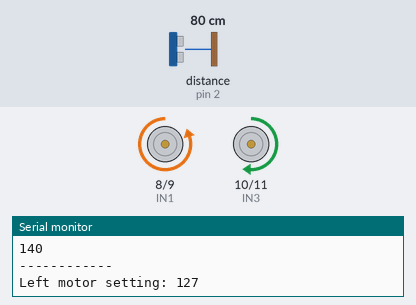
Recording of a sketch running on a simulated Arduino Uno, built with avr-gcc and run on an emulated ATmega328P. Shown: motor-driver pin pairs drawn as motors (green arrow = first pin HIGH = forward, orange = second pin HIGH = backward, longer = more drive, scaled by the enable pin), the last lines printed to the serial monitor. Wiring (inferred from the names in the program): ultrasonic range finder: trigger pin 4; echo pin 2. The test bench sets the inputs (shaded band); at power-on: distance to the obstacle (sensor on pin 2) 80 cm. The echo pulse lasts 58.3 µs per cm.

Above: at 1.2 s.
1.3 s: distance to the obstacle (sensor on pin 2) set to 31 cm
4.3 s: distance to the obstacle (sensor on pin 2) set to 29 cm
At 7.0 s:
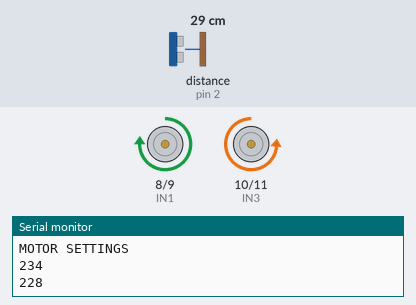
7.3 s: distance to the obstacle (sensor on pin 2) set to 2 cm
At 10.0 s:
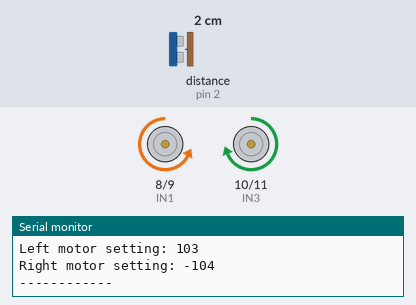
10.3 s: distance to the obstacle (sensor on pin 2) set to 4 cm
At 13.0 s:
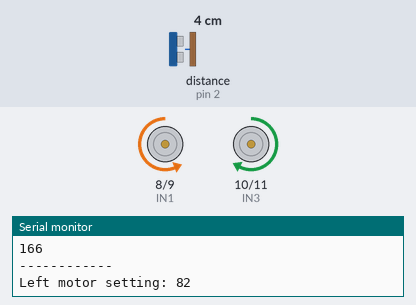
13.3 s: distance to the obstacle (sensor on pin 2) set to 18 cm
At 15.9 s:
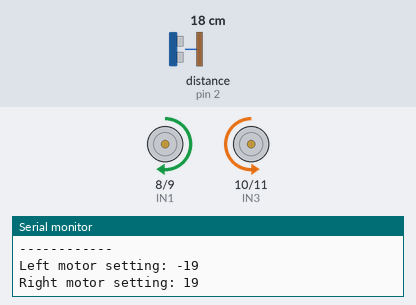
16.3 s: distance to the obstacle (sensor on pin 2) set to 35 cm
At 19.2 s:
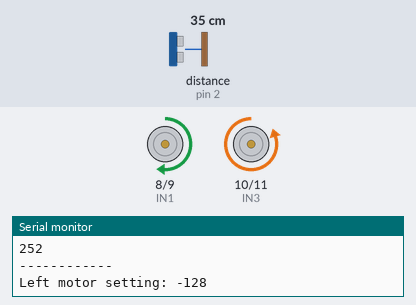
Timing chart, 0 to 20.3 s (numbered marks = the images above; inputs shaded):
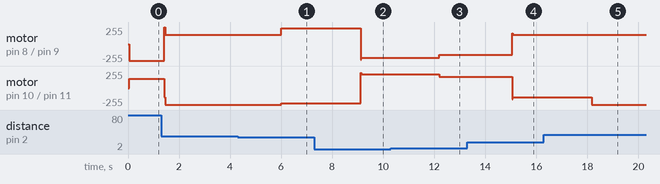

The sketch:

Meteor.ino
```cpp
#include "constants.h"
struct MotorSettings{
  int8_t LM;
  int8_t RM;
};

struct SensorBuffer{
  uint32_t data[BUFFER_SIZE] = {0};
  uint8_t index = 0;
  uint8_t failures = 0;

  uint32_t getRecent(){
    return data[index];
  }

  void pushChecked(uint32_t val){
    for(int i=0; i<BUFFER_SIZE; i++){
      if (data[i] != 0 && (data[i] - val > DISCARD_OFFSET || val - data[i] > DISCARD_OFFSET )){
        failures++;
        if (failures <= MAX_FAILURES) return;
      }
    }
    data[index++] = val;
    index %= BUFFER_SIZE;
    failures = 0;
  }
};


volatile short currentSensor = 0;
volatile bool echoInProgress = false;
volatile uint32_t sensors[SENSOR_COUNT];

SensorBuffer buffers[SENSOR_COUNT];

volatile uint32_t e_time;

void triggerSensors(){
  currentSensor = 0;
  digitalWrite(TRIGGER, HIGH);
  delay(1);
  digitalWrite(TRIGGER,LOW);
}

void setReverse(){

  digitalWrite(IN1, HIGH);
  digitalWrite(IN2, LOW);
  digitalWrite(IN3, HIGH);
  digitalWrite(IN4, LOW);

  Serial.println("REVERSE");
}
void setForward(){

  digitalWrite(IN2, HIGH);
  digitalWrite(IN1, LOW);
  digitalWrite(IN4, HIGH);
  digitalWrite(IN3, LOW);

  Serial.println("FORWARD");
}
void setLeft(){

  digitalWrite(IN1, HIGH);
  digitalWrite(IN2, LOW);
  digitalWrite(IN4, HIGH);
  digitalWrite(IN3, LOW);

  Serial.println("LEFT");
}
void setRight(){

  digitalWrite(IN2, HIGH);
  digitalWrite(IN1, LOW);
  digitalWrite(IN3, HIGH);
  digitalWrite(IN4, LOW);

  Serial.println("RIGHT");
}

void setMotorSpeed(MotorSettings* set){
  uint8_t lm = (uint8_t)abs(set->LM - 1) * 2;
  uint8_t rm = (uint8_t)abs(set->RM - 1) * 2;


// Use encoders to avoid this
  if (lm < 140) lm = 140;
  if (rm < 140) rm = 140;

  Serial.println("MOTOR SETTINGS");
  Serial.println(lm);
  Serial.println(rm);

  analogWrite(SPEED_LEFT, lm);
  analogWrite(SPEED_RIGHT, rm);

}

unsigned long m_b = 0, m_a = 0;

void setup() {

  Serial.begin(9600);

  pinMode(IN1, OUTPUT);
  pinMode(IN2, OUTPUT);
  pinMode(IN3, OUTPUT);
  pinMode(IN4, OUTPUT);

  pinMode(SPEED_LEFT, OUTPUT);
  pinMode(SPEED_RIGHT, OUTPUT);

  pinMode(TRIGGER, OUTPUT);
  pinMode(ECHO, INPUT);

  digitalWrite(IN1, HIGH);
  digitalWrite(IN2, LOW);
  digitalWrite(IN3, HIGH);
  digitalWrite(IN4, LOW);

  attachInterrupt(digitalPinToInterrupt(ECHO), echoInterrupt, CHANGE);
  m_b = millis();

}

unsigned long distances[SENSOR_COUNT] = {0};

unsigned long mma;

void loop() {
  // put your main code here, to run repeatedly:

  m_a = millis();
  if (m_a - m_b > 5){
    triggerSensors();
    m_b = millis();

    for(int i=0; i<SENSOR_COUNT; i++){
      buffers[i].pushChecked(sensors[i]);

      distances[i] = round(buffers[i].getRecent() * 0.0171);
    }
  }
    /*Serial.print("Dystans: ");
    Serial.print(distances[i]);
    Serial.print("cm dla sensora: ");
    Serial.println(i);
    */
  //delay(100);


/*
  Serial.print(sensors[0]);
  Serial.print(" : ");
  Serial.println(distances[0]);
  Serial.print(sensors[1]);
  Serial.print(" : ");
  Serial.println(distances[1]);
  Serial.print(sensors[2]);
  Serial.print(" : ");
  Serial.println(distances[2]);
  Serial.print(sensors[3]);
  Serial.print(" : ");
  Serial.println(distances[3]);
*/
  MotorSettings ms;

  mma = millis();
  ms = getRegulatorValues(distances);

/*
  Serial.print("TS Time: ");
  Serial.print(millis()-mma);
  Serial.println(" ms");
*/
  Serial.println("------------");
  Serial.print("Left motor setting: ");
  Serial.println(ms.LM);
  Serial.print("Right motor setting: ");
  Serial.println(ms.RM);
  Serial.println("------------");

  if (ms.LM > 0 && ms.RM > 0) setForward();
  else if (ms.LM < 0 && ms.RM > 0) setLeft();
  else if (ms.LM > 0 && ms.RM < 0) setRight();
  else setReverse();

  setMotorSpeed(&ms);

  //delay(1000);
}

void echoInterrupt(){
  volatile uint8_t pin;
  volatile unsigned long c_time = micros();

  pin = PIND >> ECHO & 1;
  //pin = digitalRead(ECHO);

  if (pin) {
    e_time = c_time;
    echoInProgress = true;
  }
  else if (echoInProgress){
    sensors[currentSensor] = c_time - e_time;
    currentSensor += 1;
    currentSensor %= SENSOR_COUNT;
    echoInProgress = false;
  }
}
```

TS.ino
```cpp
#include "constants.h"

// ANY SERIAL COMMUNICATION HERE WILL GREATLY SLOW DOWN THE PROGRAM! USE ONLY IF NECESSARY

#define FORWARD 127.0
#define REVERSE -128.0
#define SLOW /2

#define RULE_COUNT 8

float (*rules[RULE_COUNT])(uint32_t*) = {weightSSS,weightSSB,weightSBS,weightSBB,weightBSS,weightBSB,weightBBS,weightBBB};

//Motor Settings
float LMS[RULE_COUNT] = {FORWARD, FORWARD, FORWARD SLOW, FORWARD, REVERSE, FORWARD, REVERSE, FORWARD};
float RMS[RULE_COUNT] = {REVERSE, REVERSE, FORWARD SLOW, REVERSE, FORWARD, REVERSE, FORWARD, FORWARD};

//Variable To Set Adherence (Small/Big)
float VTSAS[3] = {0};
float VTSAB[3] = {0};

float isSmallFS(uint32_t val){
  if (val > 20) return 0.0;
  return -(float)val/20.0 + 1.0;
}

float isBigFS(uint32_t val){
  if (val < 10) return 0.0;
  if (val > 30) return 1.0;
  return ((float)val - 10.0)/20.0;
}

//Calculate variable to set adherences
void calculateVTSA(uint32_t* inputs){
  VTSAS[0] = isSmallFS(inputs[0]);
  VTSAS[1] = isSmallFS(inputs[1]);
  VTSAS[2] = isSmallFS(inputs[2]);

  VTSAB[0] = isBigFS(inputs[0]);
  VTSAB[1] = isBigFS(inputs[1]);
  VTSAB[2] = isBigFS(inputs[2]);
}

float weightSSS(uint32_t* inputs){
  return min(VTSAS[0], min(VTSAS[1], VTSAS[2]));
}
float weightSSB(uint32_t* inputs){
  return min(VTSAS[0], min(VTSAS[1], VTSAB[2]));
}
float weightSBS(uint32_t* inputs){
  return min(VTSAS[0], min(VTSAB[1], VTSAS[2]));
}
float weightSBB(uint32_t* inputs){
  return min(VTSAS[0], min(VTSAB[1], VTSAB[2]));
}
float weightBSS(uint32_t* inputs){
  return min(VTSAB[0], min(VTSAS[1], VTSAS[2]));
}
float weightBSB(uint32_t* inputs){
  return min(VTSAB[0], min(VTSAS[1], VTSAB[2]));
}
float weightBBS(uint32_t* inputs){
  return min(VTSAB[0], min(VTSAB[1], VTSAS[2]));
}
float weightBBB(uint32_t* inputs){
  return min(VTSAB[0], min(VTSAB[1], VTSAB[2]));
}


//Motor Regulator
MotorSettings getRegulatorValues(uint32_t* inputs){
  MotorSettings ms{.LM = 0, .RM = 0};
  float weight_sum = 0.0;
  calculateVTSA(inputs);
  for(int i = 0; i<RULE_COUNT; i++){
    float weight = (*rules[i])(inputs);
    weight_sum += weight;
    ms.LM += round(weight * LMS[i]);
    ms.RM += round(weight * RMS[i]);
  }

  ms.LM = round(weight_sum * (float)ms.LM);
  ms.RM = round(weight_sum * (float)ms.RM);

  return ms;
}
```

constants.h
```cpp
#ifndef CONST_FILE
#define CONST_FILE
#define IN1 8
#define IN2 9
#define IN3 10
#define IN4 11

#define SPEED_LEFT 6
#define SPEED_RIGHT 5

#define TRIGGER 4

//Must be interrupt pin
#define ECHO 2

#define SENSOR_COUNT 4
#define BUFFER_SIZE 5
#define DISCARD_OFFSET 200
#define MAX_FAILURES 2

//Sensors that will be taken into account by fuzzy regulator
//Changing this or position of any sensor also requires change of regulator
#define REGULATOR_SENSORS 3

#endif
```

Measured:
- the behaviour switches between 30 and 29 cm on distance to the obstacle (sensor on pin 2) (found by bisection; images 0 and 1)
- after the input at 4.3 s, motor on pin 8 (IN1) / pin 9 (IN2): forward 140/255 → forward 234/255 after 1.7 s; motor on pin 10 (IN3) / pin 11 (IN4): backward 252/255 → backward 228/255 after 1.7 s
- after the input at 7.3 s, motor on pin 8 (IN1) / pin 9 (IN2): forward 234/255 → backward 204/255 after 1.8 s; motor on pin 10 (IN3) / pin 11 (IN4): backward 228/255 → forward 210/255 after 1.8 s
- after the input at 10.3 s, motor on pin 8 (IN1) / pin 9 (IN2): backward 204/255 → backward 162/255 after 1.9 s; motor on pin 10 (IN3) / pin 11 (IN4): forward 210/255 → forward 166/255 after 1.9 s
- after the input at 13.3 s, motor on pin 8 (IN1) / pin 9 (IN2): backward 162/255 → forward 140/255 after 1.8 s; motor on pin 10 (IN3) / pin 11 (IN4): forward 166/255 → backward 140/255 after 1.8 s
- after the input at 16.3 s, motor on pin 10 (IN3) / pin 11 (IN4): backward 140/255 → backward 252/255 after 1.9 s
